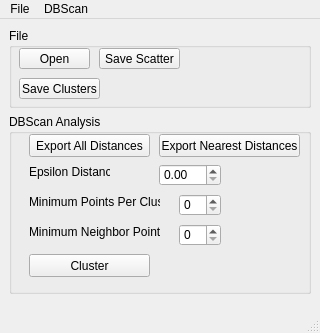
<?xml version="1.0" encoding="UTF-8"?>
<ui version="4.0">
 <class>MainWindow</class>
 <widget class="QMainWindow" name="MainWindow">
  <property name="geometry">
   <rect>
    <x>0</x>
    <y>0</y>
    <width>320</width>
    <height>333</height>
   </rect>
  </property>
  <property name="windowTitle">
   <string>MainWindow</string>
  </property>
  <widget class="QWidget" name="centralwidget">
   <layout class="QGridLayout" name="gridLayout">
    <item row="0" column="0">
     <layout class="QVBoxLayout" name="verticalLayout" stretch="0,0,0">
      <property name="sizeConstraint">
       <enum>QLayout::SetDefaultConstraint</enum>
      </property>
      <item>
       <widget class="QGroupBox" name="groupBox_3">
        <property name="minimumSize">
         <size>
          <width>0</width>
          <height>80</height>
         </size>
        </property>
        <property name="maximumSize">
         <size>
          <width>16777215</width>
          <height>16777215</height>
         </size>
        </property>
        <property name="title">
         <string>File</string>
        </property>
        <widget class="QPushButton" name="openButton">
         <property name="geometry">
          <rect>
           <x>10</x>
           <y>20</y>
           <width>71</width>
           <height>21</height>
          </rect>
         </property>
         <property name="text">
          <string>Open</string>
         </property>
        </widget>
        <widget class="QPushButton" name="saveButton">
         <property name="geometry">
          <rect>
           <x>90</x>
           <y>20</y>
           <width>81</width>
           <height>21</height>
          </rect>
         </property>
         <property name="text">
          <string>Save Scatter</string>
         </property>
        </widget>
        <widget class="QPushButton" name="saveClustersButton">
         <property name="geometry">
          <rect>
           <x>10</x>
           <y>50</y>
           <width>81</width>
           <height>21</height>
          </rect>
         </property>
         <property name="text">
          <string>Save Clusters</string>
         </property>
        </widget>
        <zorder>openButton</zorder>
        <zorder>saveButton</zorder>
        <zorder>groupBox</zorder>
        <zorder>saveClustersButton</zorder>
       </widget>
      </item>
      <item>
       <widget class="QGroupBox" name="groupBox">
        <property name="minimumSize">
         <size>
          <width>300</width>
          <height>180</height>
         </size>
        </property>
        <property name="title">
         <string>DBScan Analysis</string>
        </property>
        <widget class="QPushButton" name="exportAllDistancesButton">
         <property name="geometry">
          <rect>
           <x>20</x>
           <y>20</y>
           <width>121</width>
           <height>23</height>
          </rect>
         </property>
         <property name="text">
          <string>Export All Distances</string>
         </property>
        </widget>
        <widget class="QPushButton" name="clusterButton">
         <property name="geometry">
          <rect>
           <x>20</x>
           <y>140</y>
           <width>121</width>
           <height>23</height>
          </rect>
         </property>
         <property name="text">
          <string>Cluster</string>
         </property>
        </widget>
        <widget class="QLabel" name="label">
         <property name="geometry">
          <rect>
           <x>20</x>
           <y>50</y>
           <width>81</width>
           <height>16</height>
          </rect>
         </property>
         <property name="text">
          <string>Epsilon Distance</string>
         </property>
        </widget>
        <widget class="QLabel" name="label_2">
         <property name="geometry">
          <rect>
           <x>20</x>
           <y>80</y>
           <width>131</width>
           <height>16</height>
          </rect>
         </property>
         <property name="text">
          <string>Minimum Points Per Cluster</string>
         </property>
        </widget>
        <widget class="QLabel" name="label_3">
         <property name="geometry">
          <rect>
           <x>20</x>
           <y>110</y>
           <width>131</width>
           <height>16</height>
          </rect>
         </property>
         <property name="text">
          <string>Minimum Neighbor Points</string>
         </property>
        </widget>
        <widget class="QSpinBox" name="minPointsSpin">
         <property name="geometry">
          <rect>
           <x>170</x>
           <y>80</y>
           <width>42</width>
           <height>22</height>
          </rect>
         </property>
        </widget>
        <widget class="QSpinBox" name="minNeighborsSpin">
         <property name="geometry">
          <rect>
           <x>170</x>
           <y>110</y>
           <width>42</width>
           <height>22</height>
          </rect>
         </property>
        </widget>
        <widget class="QDoubleSpinBox" name="epsilonSpin">
         <property name="geometry">
          <rect>
           <x>150</x>
           <y>50</y>
           <width>62</width>
           <height>22</height>
          </rect>
         </property>
        </widget>
        <widget class="QPushButton" name="exportNearestButton">
         <property name="geometry">
          <rect>
           <x>150</x>
           <y>20</y>
           <width>141</width>
           <height>23</height>
          </rect>
         </property>
         <property name="text">
          <string>Export Nearest Distances</string>
         </property>
        </widget>
       </widget>
      </item>
      <item>
       <spacer name="verticalSpacer">
        <property name="orientation">
         <enum>Qt::Vertical</enum>
        </property>
        <property name="sizeHint" stdset="0">
         <size>
          <width>20</width>
          <height>40</height>
         </size>
        </property>
       </spacer>
      </item>
     </layout>
    </item>
   </layout>
  </widget>
  <widget class="QMenuBar" name="menubar">
   <property name="geometry">
    <rect>
     <x>0</x>
     <y>0</y>
     <width>320</width>
     <height>21</height>
    </rect>
   </property>
   <widget class="QMenu" name="menuFile">
    <property name="title">
     <string>File</string>
    </property>
    <addaction name="actionOpen"/>
    <addaction name="actionSave_Clusters"/>
    <addaction name="actionSave_Scatter"/>
   </widget>
   <widget class="QMenu" name="menuDBScan">
    <property name="title">
     <string>DBScan</string>
    </property>
    <addaction name="actionCluster"/>
   </widget>
   <addaction name="menuFile"/>
   <addaction name="menuDBScan"/>
  </widget>
  <widget class="QStatusBar" name="statusbar"/>
  <action name="actionOpen">
   <property name="text">
    <string>Open</string>
   </property>
  </action>
  <action name="actionCluster">
   <property name="text">
    <string>Cluster</string>
   </property>
  </action>
  <action name="actionSave_Clusters">
   <property name="text">
    <string>Save Clusters</string>
   </property>
  </action>
  <action name="actionSave_Scatter">
   <property name="text">
    <string>Save Scatter</string>
   </property>
  </action>
 </widget>
 <resources/>
 <connections/>
</ui>
